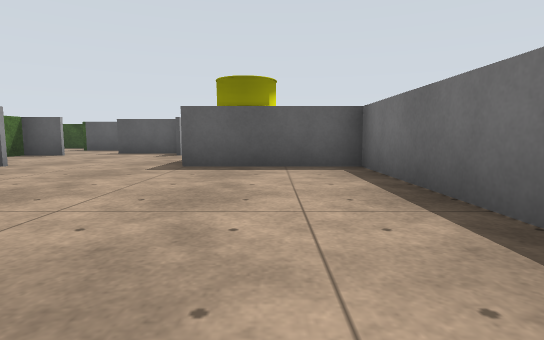
[1] (above)

16 first-person views from a walk through a robot-simulator world made for Gazebo. The camera is 0.51 m above the floor, tilts 6° down and sees 80° across. The floor is counted in squares, 1 m on a side. Each view is taken from the middle of a square. On the plan, view 1 faces up. The plan holds only what a view shows up to about 9 squares ahead; the rest is blank. Some surface patterns are stand-ins.

[2]
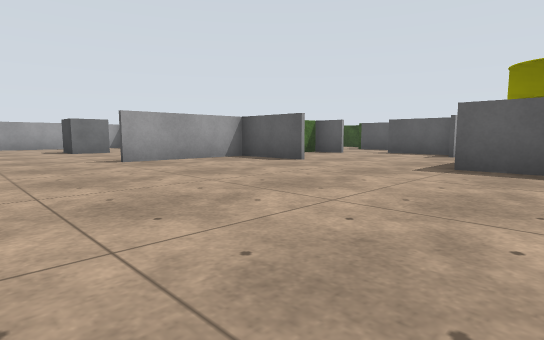

[3]
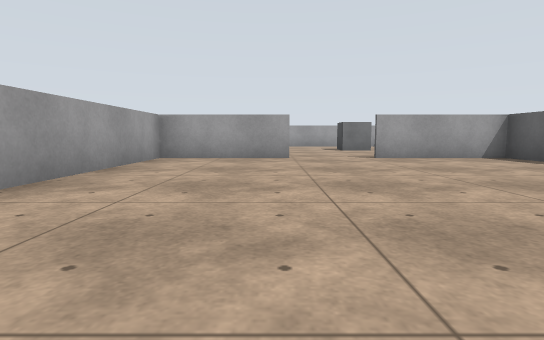

[4]
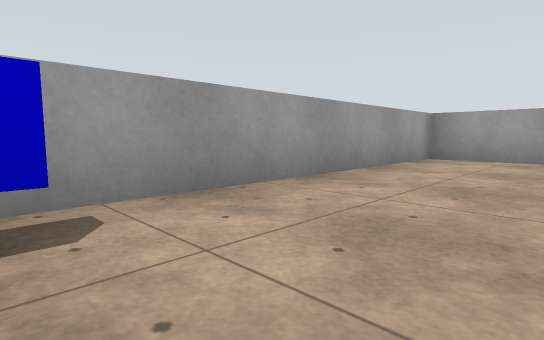

[5]
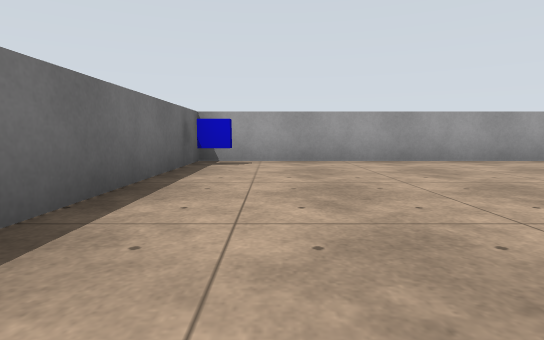

[6]
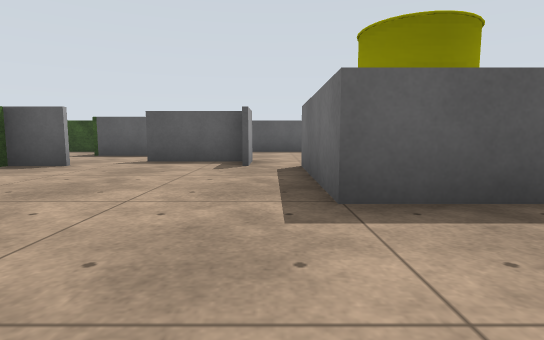

[7]
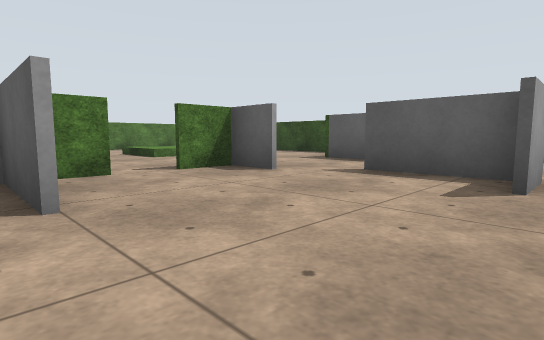

[8]
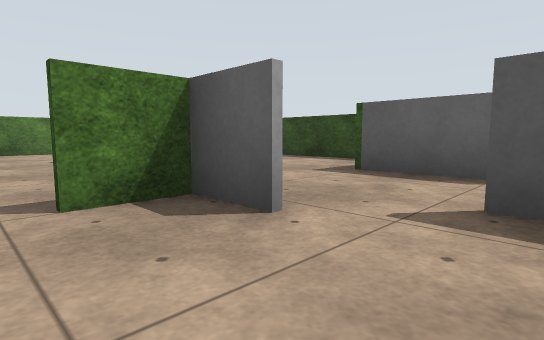

[9]
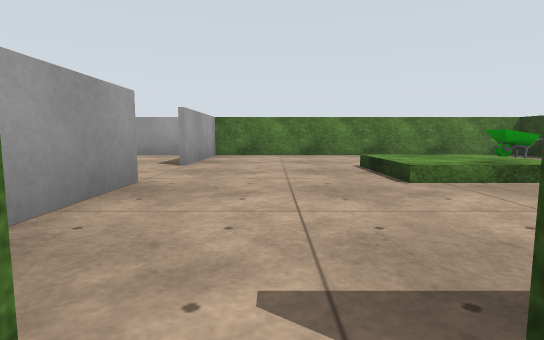

[10]
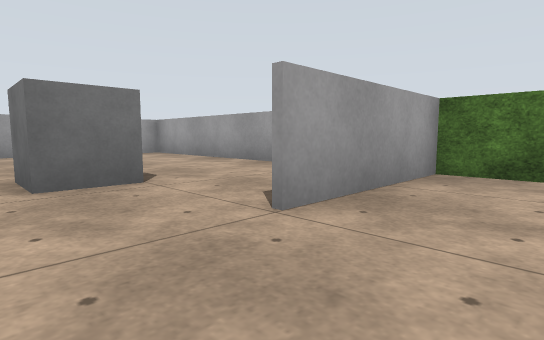

[11]
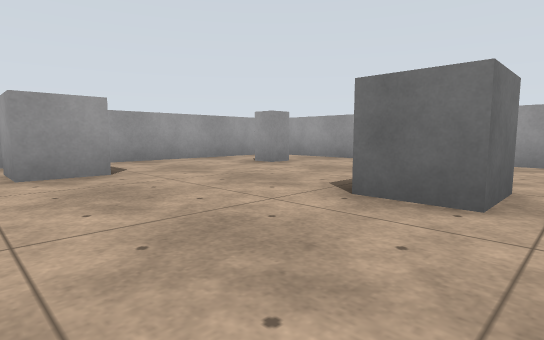

[12]
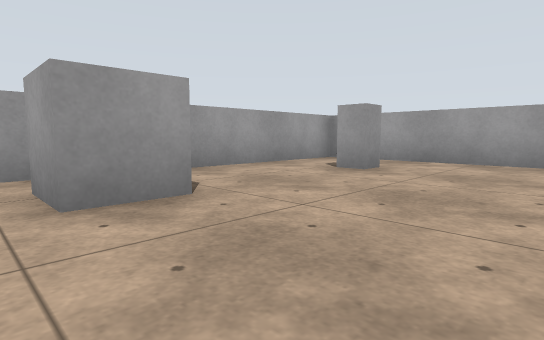

[13]
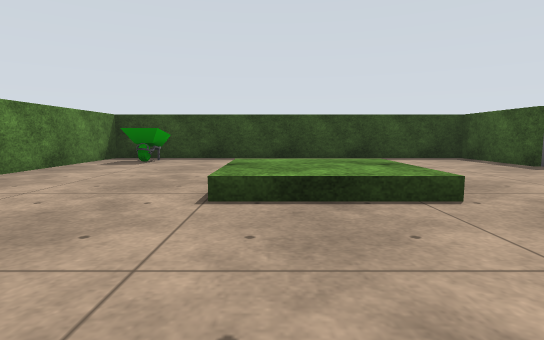

[14]
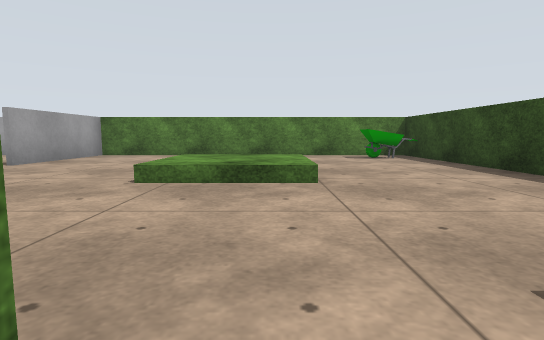

[15]
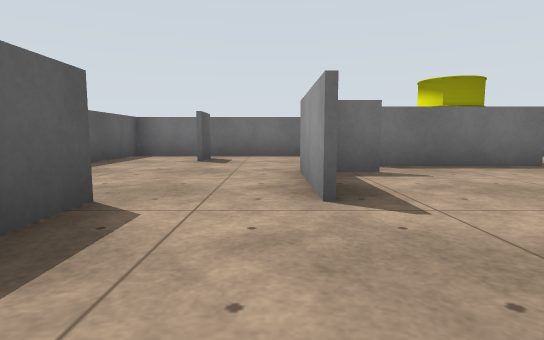

[16]
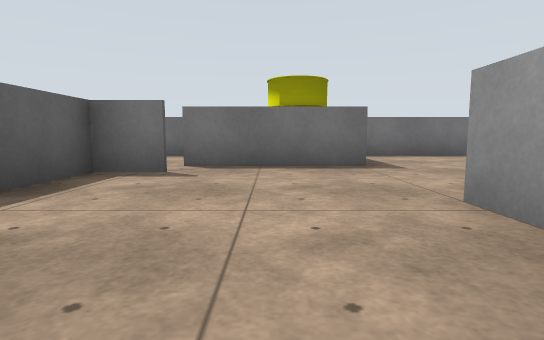

### Floor plan
Key: @ floor where view 1 was taken; # wall or solid block; . floor; = window, fence, low wall or low ledge; B barrel; T thing the floor can be seen under or through; C computer; O other object.
Columns run from 15 left of view 1 to 2 right of it. Each row starts with its distance up from view 1.
 14 #########
 13 #O......#
 12 #OO.....##
 11 #.......#### ..##
 10 #...==.....TTT..#
  9 #...==..##...##.#
  8 #.......#.....#
  7 #.............BB
  6 #.......#.....BB##
  5 ####..#####....###
  4 #.......#........#
  3 #...#...#........#
  2 #................#
  1 #................#
  0 #.......#......@.#
 -1 #.#...#.#........#
 -2 #.......#.......C#
 -3 ##################

Where each view was taken, in squares from view 1:
view 1: 0 up, 0 right, facing up
view 2: 0 up, 0 right, facing up-left
view 3: 0 up, 1 right, facing left
view 4: 0 up, 1 right, facing down-left
view 5: 4 up, 0 right, facing down
view 6: 3 up, 2 left, facing up
view 7: 5 up, 2 left, facing up-left
view 8: 7 up, 4 left, facing up-left
view 9: 7 up, 6 left, facing left
view 10: 7 up, 10 left, facing down-left
view 11: 4 up, 8 left, facing down-left
view 12: 2 up, 8 left, facing down-left
view 13: 6 up, 11 left, facing up
view 14: 10 up, 6 left, facing left
view 15: 10 up, 7 left, facing right
view 16: 7 up, 7 left, facing right
